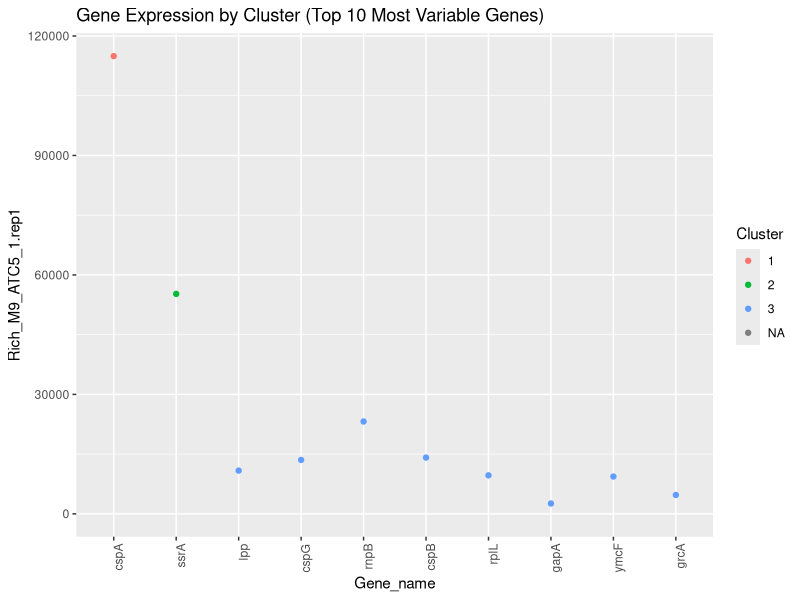

This figure's R source:
library(cluster)  # load cluster package
library(ggplot2)  # load ggplot

# read in the data
data <- read.csv("GENENAMES_ecoli_expression_data.csv", header = TRUE)

# extract expression data (assumes columns 3 to the end contain the expression data)
expression_data <- data[, 3:ncol(data)]  
rownames(expression_data) <- data$Gene_name  # use gene names as row identifiers

# normalize the data
expression_data <- scale(expression_data)  

# calculate variance for each gene (row-wise)
gene_variance <- apply(expression_data, 1, var) #variance calculated for each gene row wise, higher variance = greater variability

# select the top 10 most variable genes
top_genes <- names(sort(gene_variance, decreasing = TRUE)[1:10]) #top ten genes w/ highest variance

# subset the data to only include the top 10 genes
expression_subset <- expression_data[top_genes, ] #filter

# perform CLARA clustering on the subset data
clara_result <- clara(expression_subset, k = 3)  # 3 clusters, adjust k as needed

# create a cluster data frame for the top genes
cluster_data <- data.frame(Gene_name = top_genes, Cluster = clara_result$clustering)

# merge the cluster labels back into the original data frame (only for top genes)
data <- merge(data, cluster_data, by = "Gene_name", all.x = TRUE)

# plot expression of the top 10 most variable genes
ggplot(data, aes(x = Gene_name, y = Rich_M9_ATC5_1.rep1, color = as.factor(Cluster))) +
  geom_point() +
  theme(axis.text.x = element_text(angle = 90, hjust = 1)) +
  labs(title = "Gene Expression by Cluster (Top 10 Most Variable Genes)", color = "Cluster") +
  scale_x_discrete(limits = top_genes)  # limit the x-axis to the top genes


